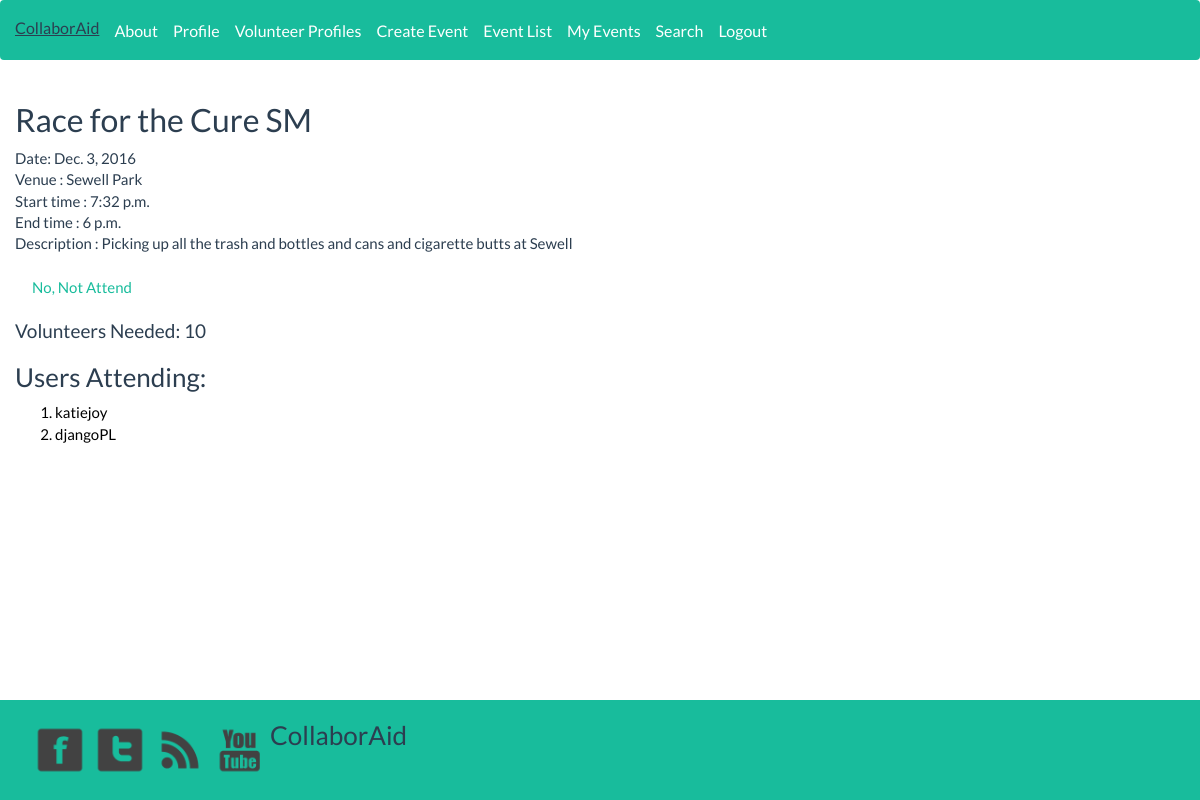
The page /website/events/4/ (signed in) on the database its author committed.
### website/models.py (models this page shows, shortened)
class AnEvent(models.Model):
    event_name = models.CharField(max_length=50)
    picture = models.ImageField(upload_to='event_images', blank=True)
    description = models.TextField(max_length=400)
    volunteer_num = models.IntegerField(default=0)
    venue = models.CharField(max_length=128, blank=True)
    address = models.CharField(max_length=100)
    city = models.CharField(max_length=60)
    state = models.CharField(max_length=30)
    volunteer = models.ManyToManyField(User, blank=True)
    date = models.DateField(default=date.today)
    start_time = models.TimeField(help_text='ex: 10:30 for 10:30 AM', default=datetime.time(00, 00))
    end_time = models.TimeField(help_text='ex: 13:30 for 1:30 PM', default=datetime.time(00, 00))

### website/views.py (the view)
# urls.py: url(r'^events/(?P<id>\d+)/$', views.detail, name='event_detail'),
@login_required
def detail(request, id):
   event = AnEvent.objects.get(id=id)
   joined = event.volunteer.filter(id=request.user.id)
   return render(request, 'website/event_details.html', {'event': event, 'joined': joined})

### templates/website/event_details.html (shortened to what this page needs)
{% extends 'website/base_bootstrap.html' %}
{% load staticfiles %}
{% block body_block %}
<div class ="body-block">
			<h2>{{event.event_name}}</h2>
			Date: {{event.date}}<br />
        	Venue : {{event.venue}}<br />
            Start time : {{event.start_time}}<br />
            End time : {{event.end_time}}<br />
            Description : {{event.description}}<br />
            {% if not joined %}
                <a href="{% url 'event_join' event.id %}" class="btn join">Yes, Attend</a>
            {% else %}
                <a href="{% url 'event_cancel' event.id %}" class="btn join">No, Not Attend</a>
            {% endif %}
            <div class="user">
                <h4>Volunteers Needed: {{event.volunteer_num}}</h4>
                <h3>Users Attending:</h3>
                <ol>
                    {% for volunteer in event.volunteer.all %}
                        <li> {{ volunteer.username }} </li>
                    {% endfor %}
                </ol>
            </div>
		</div>
</div>
{% endblock %}

### templates/website/base_bootstrap.html (shortened to what this page needs)
<!DOCTYPE html>
<html lang="en">
{% load staticfiles %}
<head>
    <link href="http://v4-alpha.getbootstrap.com/dist/css/bootstrap.min.css" rel="stylesheet">
    <link href="{% static 'css/bootstrap.min.css' %}" rel="stylesheet">
    <link href="http://v4-alpha.getbootstrap.com/examples/dashboard/dashboard.css" rel="stylesheet">
</head>
<body>
    <nav class="navbar navbar-inverse">
        <div class="container-fluid">
            <div class="navbar-header">
                <a class="navbar-brand" href="#">CollaborAid</a>
            </div>
            <div>
                <ul class="nav navbar-nav">
                    <li><a class="navbar-brand" href="{% url 'about' %}">About</a>
                        {% if user.is_authenticated %}
                        <li><a class="navbar-brand" href="{% url 'profile' user.username %}">Profile</a></li>
                        <li><a class="navbar-brand" href="{% url 'list_profiles' %}">Volunteer Profiles</a></li>
                        <li><a class="navbar-brand" href="{% url 'create_event' %}">Create Event</a></li>
                        <li> <a class="navbar-brand" href="{% url 'list_events' %}">Event List</a></li>
                        <li> <a class="navbar-brand" href="{% url 'user_events' request.user.id %}">My Events</a></li>
                        <li> <a class="navbar-brand" href="{% url 'search' %}">Search</a></li>
                        <li> <a class="navbar-brand" href="{% url 'auth_logout' %}?next=/website/">Logout</a> </li>
                        {% else %}
                        <li> <a class="navbar-brand" href="{% url 'registration_register' %}">Register</a></li>
                        <li> <a class="navbar-brand" href="{% url 'auth_login' %}">Login</a> </li>{% endif %}
                </ul>
            </div>
        </div>
    </nav>
    <div class="col-sm-9 offset-sm-3 col-md-10 offset-md-2 main">
        {% block body_block %}{% endblock %}
    {% block footer %}
    <footer class="navbar-fixed-bottom">
       <a href="#"> <img src = {% static "images/facebook.png" %} alt="facebook" class="icons"></a>
       <a href="#"> <img src = {% static "images/twitter.png" %} alt="facebook" class="icons"></a>
       <a href="#"> <img src = {% static "images/rss.png" %} alt="facebook" class="icons"></a>
       <a href="#"> <img src = {% static "images/youtube.png" %} alt="facebook" class="icons"></a>
       <h3>CollaborAid</h3>
    </footer>
    {% endblock %}
</body>
</html>

### rows shown on the page
AnEvent: event_name "Race for the Cure SM", date "Dec. 3, 2016", venue "Sewell Park", start_time "7:32 p.m.", end_time "6 p.m.", description "Picking up all the trash and bottles and cans and cigarette butts at Sewell", volunteer_num "10"

### other values the page prints
{{ volunteer.username }} "katiejoy"
{{ volunteer.username }} "djangoPL"
